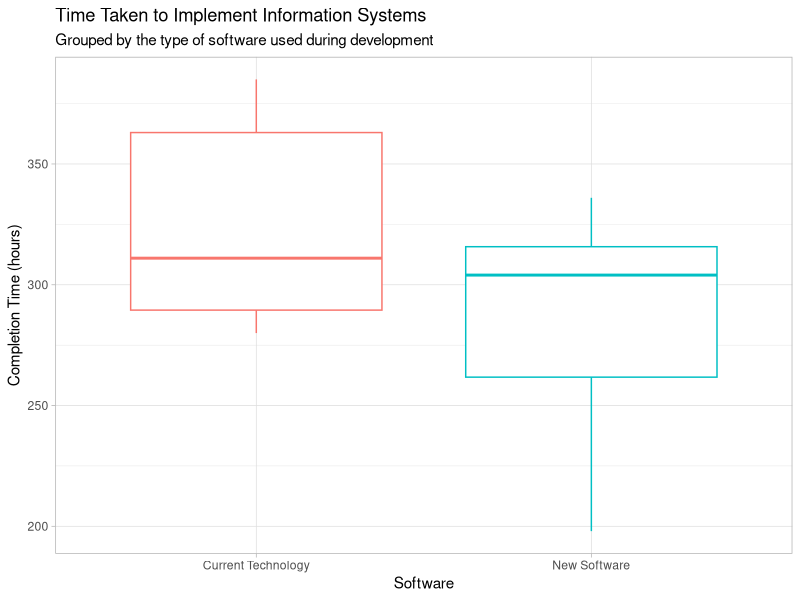
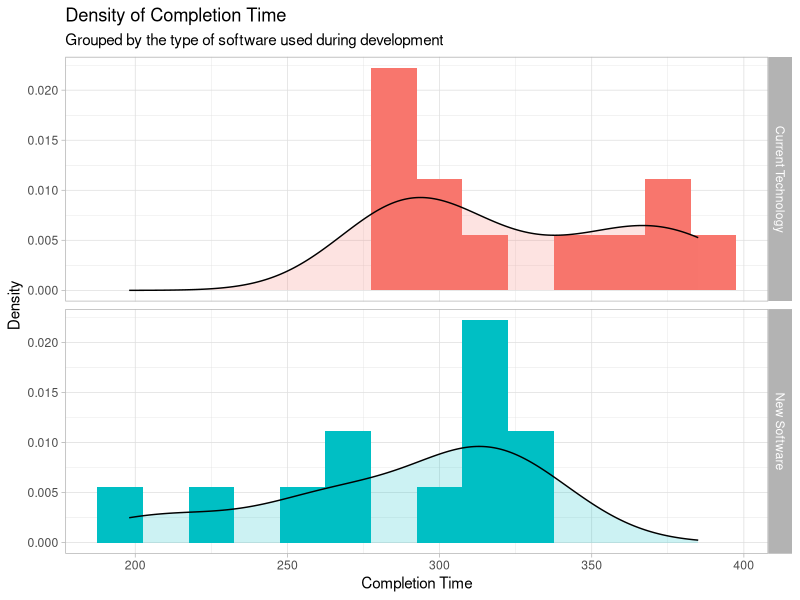
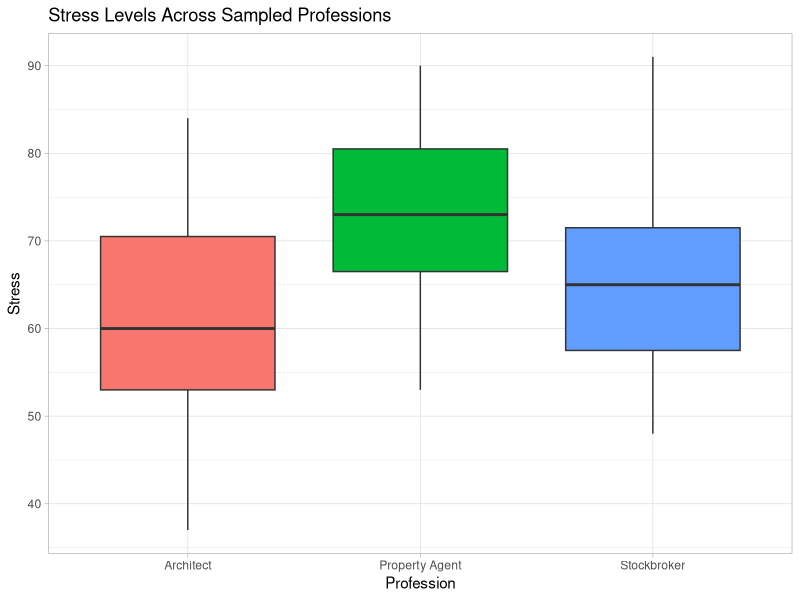

Write R code to recreate these figures, in order.
## ---- chunk 1
knitr::opts_chunk$set(echo = TRUE)
library(readr)
library(tidyr)
library(dplyr)
library(ggplot2)
## ---- chunk 2
ct_data <- read.csv('../data/completion_time.csv') %>%
  rename('Current Technology' = Current.Technology,
         'New Software' = New.Software)  # Remove '.' in column headers
## ---- chunk 3
ct_long <- ct_data %>%
  gather('Software', 'Completion_Time', 1:2)

head(ct_long)
## ---- chunk 4
ct_long %>%
  group_by(Software) %>%
  summarise(mean = mean(Completion_Time), standard_deviation = sd(Completion_Time))
## ---- chunk 5
ct_long %>%
  group_by(Software) %>%
  ggplot(aes(x = Software, y = Completion_Time, colour=Software)) +
    theme_light() + geom_boxplot() +
    labs(x = "Software", y = "Completion Time (hours)",
         title = "Time Taken to Implement Information Systems",
         subtitle = "Grouped by the type of software used during development") +
    theme(legend.position = 'none')
## ---- chunk 6
t.test(Completion_Time ~ Software, data = ct_long, var.equal = T)
## ---- chunk 7
pv <- t.test(Completion_Time ~ Software, data = ct_long, var.equal = T)$p.value
## ---- chunk 8
ct_long %>%
  group_by(Software) %>%
  ggplot(aes(x = Completion_Time, fill = Software)) +
    theme_light() + facet_grid(Software ~ .) +
    geom_histogram(aes(y=..density..), binwidth = 15) +
    geom_density(alpha = 0.2) +
    labs(x = "Completion Time", y = "Density",
         title = "Density of Completion Time",
         subtitle = "Grouped by the type of software used during development") +
    theme(legend.position = 'none')
## ---- chunk 9
curr_tech <- ct_long %>%
  filter(Software == 'Current Technology')

shapiro.test(curr_tech$Completion_Time)
## ---- chunk 10
new_soft <- ct_long %>%
  filter(Software == 'New Software')

shapiro.test(new_soft$Completion_Time)
## ---- chunk 11
ns_p <- shapiro.test(new_soft$Completion_Time)$p.value
ct_p <- shapiro.test(curr_tech$Completion_Time)$p.value
## ---- chunk 12
t.test(Completion_Time ~ Software, data = ct_long, var.equal = TRUE,
       alternative = 'greater')
## ---- chunk 13
pv <- t.test(Completion_Time ~ Software, data = ct_long, var.equal = TRUE,
             alternative = 'greater')$p.value
## ---- chunk 14
ct_long_2 <- ct_long %>%
  mutate(Software_f = factor(Software, levels = c("New Software", "Current Technology")))

t.test(Completion_Time ~ Software_f, data = ct_long_2, var.equal = TRUE,
       alternative = 'less')
## ---- chunk 15
stress_data <- read.csv('../data/stress.csv') %>%
  rename('Property Agent' = Property.Agent)
## ---- chunk 16
sd_long <- stress_data %>%
  gather('Profession', 'Stress', 1:3)

head(sd_long)
## ---- chunk 17
sd_long %>%
  group_by(Profession) %>%
  summarise(mean = mean(Stress), standard_deviation = sd(Stress))
## ---- chunk 18
sd_long %>%
  group_by(Profession) %>%
  ggplot(aes(x = Profession, y = Stress, fill = Profession)) +
    theme_light() + geom_boxplot() +
    labs(x = "Profession", y = "Stress",
         title = "Stress Levels Across Sampled Professions") +
    theme(legend.position = 'none')
